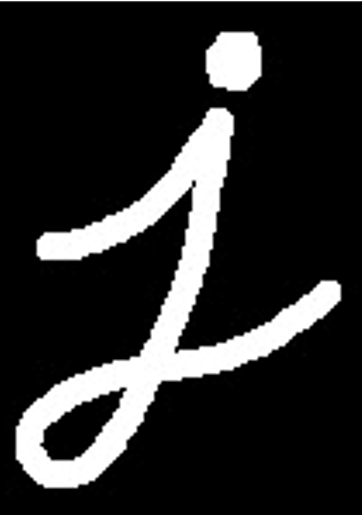
#> input picture 04-OpenCV/01-OpenCV_Python/data/i.png, 362 x 515 px
$ python P12_erode.py
#> lines starting #> are read from the running program, lines starting #| are printed output that depends on the picture
import numpy as np
import cv2 as cv

img = cv.imread('data/i.png',flags=cv.IMREAD_GRAYSCALE)
#> img is the input picture: shape (515, 362); min 0, max 255, mean 42.4

kernel = np.ones((15,15),np.uint8)
erosion = cv.erode(img,kernel,iterations = 1)
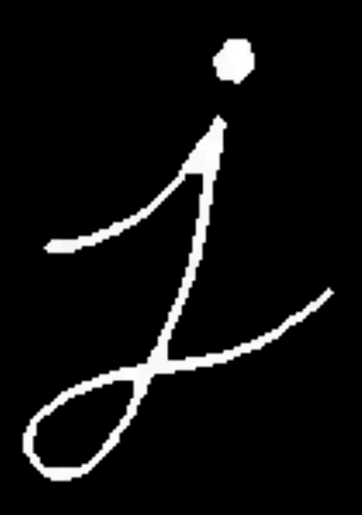
#> erosion: shape (515, 362); min 0, max 255, mean 15.9
cv.imshow('img',img)
cv.imshow('erosion',erosion)
cv.waitKey(0)
